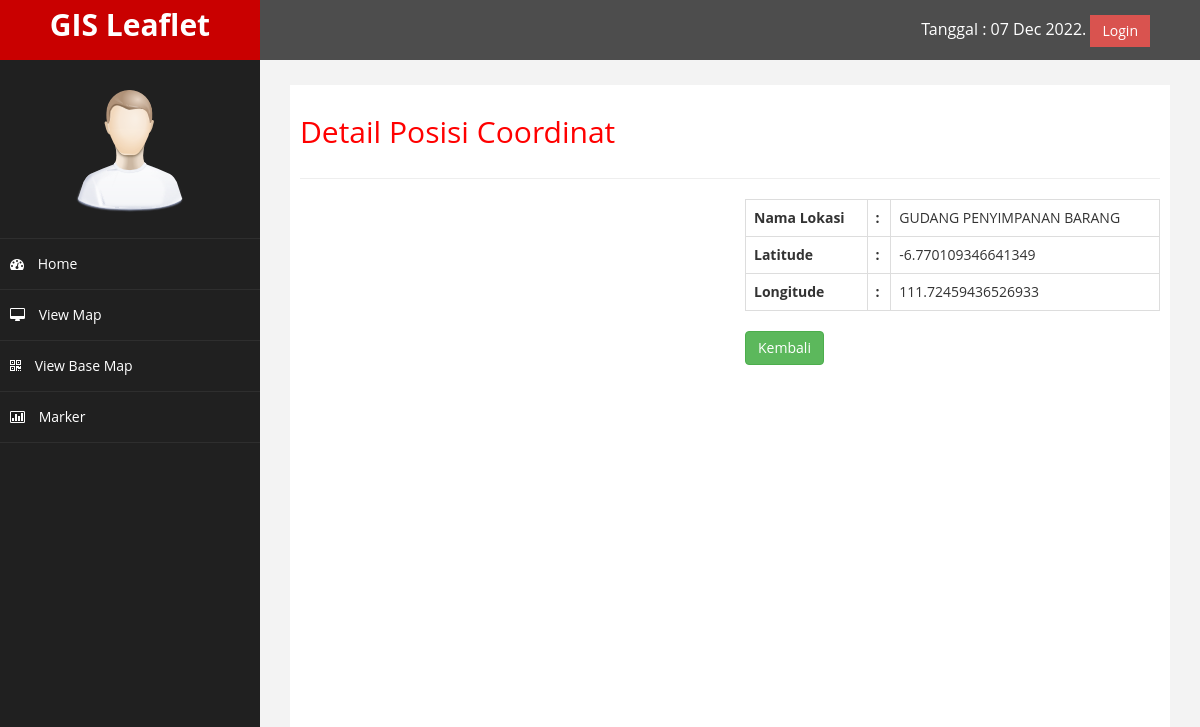
/lokasi/detail/9, run on the app's committed database.
### tables this page shows
CREATE TABLE `tbl_lokasi` (
  `id_lokasi` int(11) NOT NULL,
  `nama_lokasi` varchar(255) DEFAULT NULL,
  `latitude` varchar(255) DEFAULT NULL,
  `longitude` varchar(255) DEFAULT NULL,
  `gambar` varchar(255) DEFAULT NULL
);

### application/controllers/Lokasi.php (called while the page is built, shortened)
<?php
class Lokasi extends CI_Controller {
	public function __construct()
	  {
		$this->load->model('m_lokasi');
	  }
	public function detail($id_lokasi)
	{
		$data = array(
            'judul' => 'Detail Posisi Coordinat',
            'page' => 'lokasi/v_detail_lokasi',
			'lokasi' => $this->m_lokasi->detail($id_lokasi),
        );
		$this->load->view('v_template', $data, false);
	}
}

### index.php (called while the page is built, shortened)
<?php
require_once BASEPATH.'core/CodeIgniter.php';

### application/models/M_lokasi.php (called while the page is built, shortened)
<?php
class M_lokasi extends CI_Model {
	public function detail($id_lokasi)
	{
		$this->db->select('*');
		$this->db->from('tbl_lokasi');
		$this->db->where('id_lokasi', $id_lokasi);
		return $this->db->get()->row();
	}
}

### application/views/lokasi/v_detail_lokasi.php (the view, shortened to what this page needs)
<div class="row">
    <div class="col-sm-6">
    <div id="map" style="width: 100%; height: 500px;"></div>
</div>
<div class="col-sm-6">
    <table class="table table-bordered">
        <tr>
            <th>Nama Lokasi </th>
                <th>:</th>
                <td><?= $lokasi->nama_lokasi ?></td>
             </tr>
             <tr>
            <th>Latitude</th>
                <th>:</th>
                <td><?= $lokasi->latitude ?></td>
             </tr>
             <tr>
            <th>Longitude </th>
                <th>:</th>
                <td><?= $lokasi->longitude ?></td>
             </tr>
    </table>
    <a class="btn btn-success" href="<?= base_url('lokasi/index') ?>">Kembali</a>
</div>
</div>

### binary-admin/assets/css/custom.css (style rules this page uses)
body { font-family: 'Open Sans', sans-serif; }

### data on the page
tbl_lokasi: nama_lokasi "GUDANG PENYIMPANAN BARANG", latitude "-6.770109346641349", longitude "111.72459436526933"

### other printed values
$judul "Detail Posisi Coordinat"
